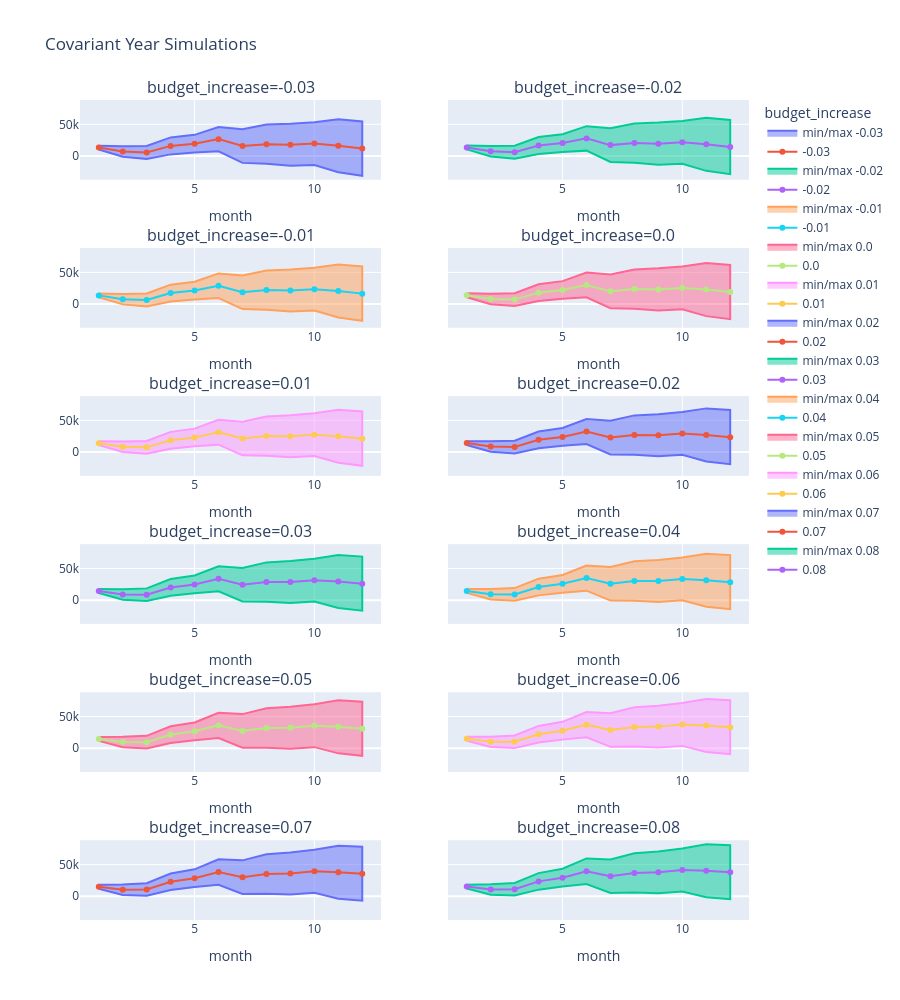

Notebook cell for this chart:
### Code cell
line_charts(covariant_year_simulations).update_layout(
    title_text="Covariant Year Simulations"
).show()

### Figure 1 — Plotly figure (JSON) as saved in the notebook; plotly's stock layout.template omitted (floating-point values rounded to 4 significant figures)
{"data": [{"fill": "toself", "name": "min/max -0.03", "type": "scatter", "x": [1, 2, 3, 4, 5, 6, 7, 8, 9, 10, 11, 12, 12, 11, 10, 9, 8, 7, 6, 5, 4, 3, 2, 1], "xaxis": "x", "y": [10290.0, -1220.0, -4780.0, 2521.0, 5492.0, 7369.0, -10890.0, -12350.0, -15570.0, -14210.0, -25690.0, -31200.0, 54560.0, 58140.0, 53260.0, 50900.0, 49740.0, 42330.0, 45880.0, 33420.0, 29330.0, 15670.0, 15280.0, 16350.0], "yaxis": "y"}, {"name": "-0.03", "type": "scatter", "x": [1, 2, 3, 4, 5, 6, 7, 8, 9, 10, 11, 12], "xaxis": "x", "y": [13320.0, 7031.0, 5447.0, 15920.0, 19460.0, 26620.0, 15720.0, 18690.0, 17660.0, 19530.0, 16230.0, 11680.0], "yaxis": "y"}, {"fill": "toself", "name": "min/max -0.02", "type": "scatter", "x": [1, 2, 3, 4, 5, 6, 7, 8, 9, 10, 11, 12, 12, 11, 10, 9, 8, 7, 6, 5, 4, 3, 2, 1], "xaxis": "x2", "y": [10450.0, -882.2, -4232.0, 3241.0, 6388.0, 8459.0, -9435.0, -10700.0, -13740.0, -12230.0, -23500.0, -28790.0, 56930.0, 60320.0, 55270.0, 52710.0, 51390.0, 43770.0, 47140.0, 34330.0, 29990.0, 16160.0, 15610.0, 16540.0], "yaxis": "y2"}, {"name": "-0.02", "type": "scatter", "x": [1, 2, 3, 4, 5, 6, 7, 8, 9, 10, 11, 12], "xaxis": "x2", "y": [13500.0, 7366.0, 5964.0, 16610.0, 20360.0, 27800.0, 17170.0, 20340.0, 19490.0, 21520.0, 18410.0, 14070.0], "yaxis": "y2"}, {"fill": "toself", "name": "min/max -0.01", "type": "scatter", "x": [1, 2, 3, 4, 5, 6, 7, 8, 9, 10, 11, 12, 12, 11, 10, 9, 8, 7, 6, 5, 4, 3, 2, 1], "xaxis": "x3", "y": [10620.0, -544.6, -3684.0, 3962.0, 7285.0, 9548.0, -7984.0, -9049.0, -11900.0, -10240.0, -21300.0, -26390.0, 59300.0, 62510.0, 57280.0, 54530.0, 53040.0, 45210.0, 48400.0, 35240.0, 30640.0, 16650.0, 15950.0, 16720.0], "yaxis": "y3"}, {"name": "-0.01", "type": "scatter", "x": [1, 2, 3, 4, 5, 6, 7, 8, 9, 10, 11, 12], "xaxis": "x3", "y": [13670.0, 7701.0, 6482.0, 17300.0, 21260.0, 28980.0, 18610.0, 22000.0, 21310.0, 23520.0, 20600.0, 16460.0], "yaxis": "y3"}, {"fill": "toself", "name": "min/max 0.0", "type": "scatter", "x": [1, 2, 3, 4, 5, 6, 7, 8, 9, 10, 11, 12, 12, 11, 10, 9, 8, 7, 6, 5, 4, 3, 2, 1], "xaxis": "x4", "y": [10790.0, -207.0, -3136.0, 4682.0, 8181.0, 10640.0, -6532.0, -7397.0, -10070.0, -8257.0, -19110.0, -23980.0, 61680.0, 64690.0, 59290.0, 56340.0, 54690.0, 46650.0, 49670.0, 36160.0, 31300.0, 17140.0, 16280.0, 16900.0], "yaxis": "y4"}, {"name": "0.0", "type": "scatter", "x": [1, 2, 3, 4, 5, 6, 7, 8, 9, 10, 11, 12], "xaxis": "x4", "y": [13850.0, 8035.0, 7000.0, 17990.0, 22170.0, 30150.0, 20060.0, 23650.0, 23140.0, 25520.0, 22790.0, 18850.0], "yaxis": "y4"}, {"fill": "toself", "name": "min/max 0.01", "type": "scatter", "x": [1, 2, 3, 4, 5, 6, 7, 8, 9, 10, 11, 12, 12, 11, 10, 9, 8, 7, 6, 5, 4, 3, 2, 1], "xaxis": "x5", "y": [10960.0, 130.5, -2588.0, 5402.0, 9078.0, 11730.0, -5081.0, -5745.0, -8232.0, -6271.0, -16920.0, -21570.0, 64050.0, 66870.0, 61300.0, 58160.0, 56340.0, 48090.0, 50930.0, 37070.0, 31960.0, 17620.0, 16610.0, 17090.0], "yaxis": "y5"}, {"name": "0.01", "type": "scatter", "x": [1, 2, 3, 4, 5, 6, 7, 8, 9, 10, 11, 12], "xaxis": "x5", "y": [14020.0, 8370.0, 7518.0, 18680.0, 23070.0, 31330.0, 21510.0, 25300.0, 24960.0, 27510.0, 24970.0, 21240.0], "yaxis": "y5"}, {"fill": "toself", "name": "min/max 0.02", "type": "scatter", "x": [1, 2, 3, 4, 5, 6, 7, 8, 9, 10, 11, 12, 12, 11, 10, 9, 8, 7, 6, 5, 4, 3, 2, 1], "xaxis": "x6", "y": [11120.0, 468.1, -2040.0, 6122.0, 9975.0, 12820.0, -3630.0, -4094.0, -6397.0, -4286.0, -14730.0, -19170.0, 66420.0, 69050.0, 63300.0, 59970.0, 57990.0, 49530.0, 52200.0, 37980.0, 32620.0, 18110.0, 16940.0, 17270.0], "yaxis": "y6"}, {"name": "0.02", "type": "scatter", "x": [1, 2, 3, 4, 5, 6, 7, 8, 9, 10, 11, 12], "xaxis": "x6", "y": [14200.0, 8705.0, 8036.0, 19370.0, 23980.0, 32510.0, 22950.0, 26950.0, 26790.0, 29510.0, 27160.0, 23630.0], "yaxis": "y6"}, {"fill": "toself", "name": "min/max 0.03", "type": "scatter", "x": [1, 2, 3, 4, 5, 6, 7, 8, 9, 10, 11, 12, 12, 11, 10, 9, 8, 7, 6, 5, 4, 3, 2, 1], "xaxis": "x7", "y": [11290.0, 805.6, -1492.0, 6842.0, 10870.0, 13910.0, -2179.0, -2442.0, -4562.0, -2301.0, -12530.0, -16760.0, 68800.0, 71230.0, 65310.0, 61790.0, 59640.0, 50970.0, 53460.0, 38890.0, 33280.0, 18600.0, 17270.0, 17450.0], "yaxis": "y7"}, {"name": "0.03", "type": "scatter", "x": [1, 2, 3, 4, 5, 6, 7, 8, 9, 10, 11, 12], "xaxis": "x7", "y": [14370.0, 9039.0, 8554.0, 20060.0, 24880.0, 33680.0, 24400.0, 28600.0, 28610.0, 31500.0, 29350.0, 26020.0], "yaxis": "y7"}, {"fill": "toself", "name": "min/max 0.04", "type": "scatter", "x": [1, 2, 3, 4, 5, 6, 7, 8, 9, 10, 11, 12, 12, 11, 10, 9, 8, 7, 6, 5, 4, 3, 2, 1], "xaxis": "x8", "y": [11460.0, 1143.0, -944.6, 7563.0, 11770.0, 15000.0, -727.8, -790.5, -2727.0, -315.9, -10340.0, -14350.0, 71170.0, 73410.0, 67320.0, 63600.0, 61290.0, 52410.0, 54720.0, 39810.0, 33930.0, 19090.0, 17600.0, 17630.0], "yaxis": "y8"}, {"name": "0.04", "type": "scatter", "x": [1, 2, 3, 4, 5, 6, 7, 8, 9, 10, 11, 12], "xaxis": "x8", "y": [14550.0, 9374.0, 9072.0, 20750.0, 25790.0, 34860.0, 25840.0, 30250.0, 30440.0, 33500.0, 31530.0, 28410.0], "yaxis": "y8"}, {"fill": "toself", "name": "min/max 0.05", "type": "scatter", "x": [1, 2, 3, 4, 5, 6, 7, 8, 9, 10, 11, 12, 12, 11, 10, 9, 8, 7, 6, 5, 4, 3, 2, 1], "xaxis": "x9", "y": [11620.0, 1481.0, -396.8, 8283.0, 12660.0, 16090.0, 723.4, 861.2, -892.6, 1669.0, -8151.0, -11950.0, 73550.0, 75590.0, 69330.0, 65420.0, 62950.0, 53850.0, 55990.0, 40720.0, 34590.0, 19580.0, 17940.0, 17820.0], "yaxis": "y9"}, {"name": "0.05", "type": "scatter", "x": [1, 2, 3, 4, 5, 6, 7, 8, 9, 10, 11, 12], "xaxis": "x9", "y": [14720.0, 9709.0, 9589.0, 21440.0, 26690.0, 36040.0, 27290.0, 31900.0, 32260.0, 35500.0, 33720.0, 30800.0], "yaxis": "y9"}, {"fill": "toself", "name": "min/max 0.06", "type": "scatter", "x": [1, 2, 3, 4, 5, 6, 7, 8, 9, 10, 11, 12, 12, 11, 10, 9, 8, 7, 6, 5, 4, 3, 2, 1], "xaxis": "x10", "y": [11790.0, 1818.0, 151.1, 9003.0, 13560.0, 17170.0, 2175.0, 2513.0, 942.1, 3654.0, -5958.0, -9539.0, 75920.0, 77770.0, 71330.0, 67230.0, 64600.0, 55300.0, 57250.0, 41630.0, 35250.0, 20060.0, 18270.0, 18000.0], "yaxis": "y10"}, {"name": "0.06", "type": "scatter", "x": [1, 2, 3, 4, 5, 6, 7, 8, 9, 10, 11, 12], "xaxis": "x10", "y": [14900.0, 10040.0, 10110.0, 22130.0, 27600.0, 37210.0, 28730.0, 33550.0, 34090.0, 37490.0, 35910.0, 33190.0], "yaxis": "y10"}, {"fill": "toself", "name": "min/max 0.07", "type": "scatter", "x": [1, 2, 3, 4, 5, 6, 7, 8, 9, 10, 11, 12, 12, 11, 10, 9, 8, 7, 6, 5, 4, 3, 2, 1], "xaxis": "x11", "y": [11960.0, 2156.0, 698.9, 9723.0, 14460.0, 18260.0, 3626.0, 4164.0, 2777.0, 5640.0, -3766.0, -7132.0, 78290.0, 79950.0, 73340.0, 69050.0, 66250.0, 56740.0, 58510.0, 42540.0, 35910.0, 20550.0, 18600.0, 18180.0], "yaxis": "y11"}, {"name": "0.07", "type": "scatter", "x": [1, 2, 3, 4, 5, 6, 7, 8, 9, 10, 11, 12], "xaxis": "x11", "y": [15070.0, 10380.0, 10630.0, 22820.0, 28500.0, 38390.0, 30180.0, 35210.0, 35910.0, 39490.0, 38090.0, 35580.0], "yaxis": "y11"}, {"fill": "toself", "name": "min/max 0.08", "type": "scatter", "x": [1, 2, 3, 4, 5, 6, 7, 8, 9, 10, 11, 12, 12, 11, 10, 9, 8, 7, 6, 5, 4, 3, 2, 1], "xaxis": "x12", "y": [12130.0, 2493.0, 1247.0, 10440.0, 15350.0, 19350.0, 5077.0, 5816.0, 4612.0, 7625.0, -1574.0, -4725.0, 80670.0, 82140.0, 75350.0, 70860.0, 67900.0, 58180.0, 59780.0, 43460.0, 36570.0, 21040.0, 18930.0, 18370.0], "yaxis": "y12"}, {"name": "0.08", "type": "scatter", "x": [1, 2, 3, 4, 5, 6, 7, 8, 9, 10, 11, 12], "xaxis": "x12", "y": [15250.0, 10710.0, 11140.0, 23500.0, 29410.0, 39570.0, 31630.0, 36860.0, 37740.0, 41490.0, 40280.0, 37970.0], "yaxis": "y12"}], "layout": {"annotations": [{"font": {"size": 16}, "showarrow": false, "text": "budget_increase=-0.03", "x": 0.225, "xanchor": "center", "xref": "paper", "y": 1.0, "yanchor": "bottom", "yref": "paper"}, {"font": {"size": 16}, "showarrow": false, "text": "budget_increase=-0.02", "x": 0.775, "xanchor": "center", "xref": "paper", "y": 1.0, "yanchor": "bottom", "yref": "paper"}, {"font": {"size": 16}, "showarrow": false, "text": "budget_increase=-0.01", "x": 0.225, "xanchor": "center", "xref": "paper", "y": 0.8194, "yanchor": "bottom", "yref": "paper"}, {"font": {"size": 16}, "showarrow": false, "text": "budget_increase=0.0", "x": 0.775, "xanchor": "center", "xref": "paper", "y": 0.8194, "yanchor": "bottom", "yref": "paper"}, {"font": {"size": 16}, "showarrow": false, "text": "budget_increase=0.01", "x": 0.225, "xanchor": "center", "xref": "paper", "y": 0.6389, "yanchor": "bottom", "yref": "paper"}, {"font": {"size": 16}, "showarrow": false, "text": "budget_increase=0.02", "x": 0.775, "xanchor": "center", "xref": "paper", "y": 0.6389, "yanchor": "bottom", "yref": "paper"}, {"font": {"size": 16}, "showarrow": false, "text": "budget_increase=0.03", "x": 0.225, "xanchor": "center", "xref": "paper", "y": 0.4583, "yanchor": "bottom", "yref": "paper"}, {"font": {"size": 16}, "showarrow": false, "text": "budget_increase=0.04", "x": 0.775, "xanchor": "center", "xref": "paper", "y": 0.4583, "yanchor": "bottom", "yref": "paper"}, {"font": {"size": 16}, "showarrow": false, "text": "budget_increase=0.05", "x": 0.225, "xanchor": "center", "xref": "paper", "y": 0.2778, "yanchor": "bottom", "yref": "paper"}, {"font": {"size": 16}, "showarrow": false, "text": "budget_increase=0.06", "x": 0.775, "xanchor": "center", "xref": "paper", "y": 0.2778, "yanchor": "bottom", "yref": "paper"}, {"font": {"size": 16}, "showarrow": false, "text": "budget_increase=0.07", "x": 0.225, "xanchor": "center", "xref": "paper", "y": 0.09722, "yanchor": "bottom", "yref": "paper"}, {"font": {"size": 16}, "showarrow": false, "text": "budget_increase=0.08", "x": 0.775, "xanchor": "center", "xref": "paper", "y": 0.09722, "yanchor": "bottom", "yref": "paper"}], "height": 1000, "legend": {"title": {"text": "budget_increase"}}, "title": {"text": "Covariant Year Simulations"}, "xaxis": {"anchor": "y", "domain": [0, 0.45], "title": {"text": "month"}}, "xaxis10": {"anchor": "y10", "domain": [0.55, 1], "title": {"text": "month"}}, "xaxis11": {"anchor": "y11", "domain": [0, 0.45], "title": {"text": "month"}}, "xaxis12": {"anchor": "y12", "domain": [0.55, 1], "title": {"text": "month"}}, "xaxis2": {"anchor": "y2", "domain": [0.55, 1], "title": {"text": "month"}}, "xaxis3": {"anchor": "y3", "domain": [0, 0.45], "title": {"text": "month"}}, "xaxis4": {"anchor": "y4", "domain": [0.55, 1], "title": {"text": "month"}}, "xaxis5": {"anchor": "y5", "domain": [0, 0.45], "title": {"text": "month"}}, "xaxis6": {"anchor": "y6", "domain": [0.55, 1], "title": {"text": "month"}}, "xaxis7": {"anchor": "y7", "domain": [0, 0.45], "title": {"text": "month"}}, "xaxis8": {"anchor": "y8", "domain": [0.55, 1], "title": {"text": "month"}}, "xaxis9": {"anchor": "y9", "domain": [0, 0.45], "title": {"text": "month"}}, "yaxis": {"anchor": "x", "domain": [0.9028, 1.0], "matches": "y11"}, "yaxis10": {"anchor": "x10", "domain": [0.1806, 0.2778], "matches": "y11", "showticklabels": false}, "yaxis11": {"anchor": "x11", "domain": [0, 0.09722]}, "yaxis12": {"anchor": "x12", "domain": [0, 0.09722], "matches": "y11", "showticklabels": false}, "yaxis2": {"anchor": "x2", "domain": [0.9028, 1.0], "matches": "y11", "showticklabels": false}, "yaxis3": {"anchor": "x3", "domain": [0.7222, 0.8194], "matches": "y11"}, "yaxis4": {"anchor": "x4", "domain": [0.7222, 0.8194], "matches": "y11", "showticklabels": false}, "yaxis5": {"anchor": "x5", "domain": [0.5417, 0.6389], "matches": "y11"}, "yaxis6": {"anchor": "x6", "domain": [0.5417, 0.6389], "matches": "y11", "showticklabels": false}, "yaxis7": {"anchor": "x7", "domain": [0.3611, 0.4583], "matches": "y11"}, "yaxis8": {"anchor": "x8", "domain": [0.3611, 0.4583], "matches": "y11", "showticklabels": false}, "yaxis9": {"anchor": "x9", "domain": [0.1806, 0.2778], "matches": "y11"}}}
